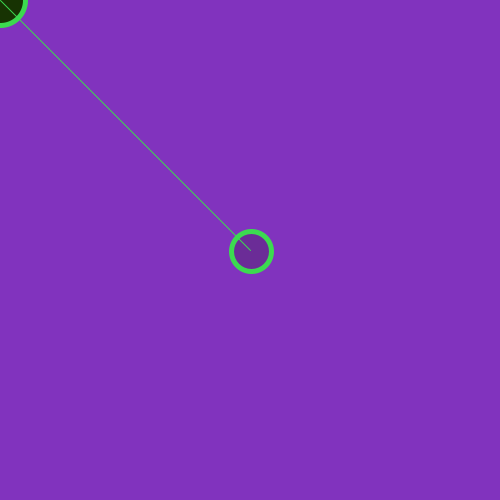
Frame 1 (no input)
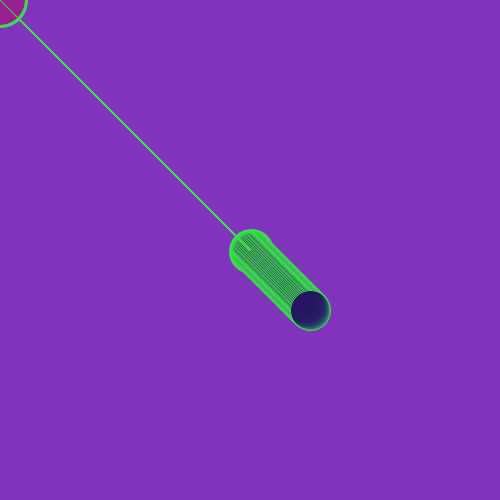
Frame 60 (the mouse pressed at the canvas centre just before this capture)
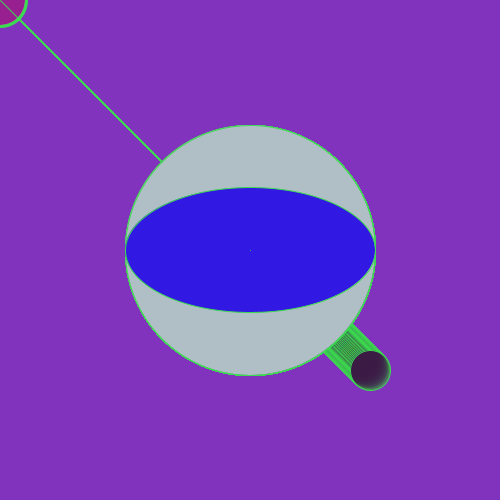
Frame 120 (the mouse held since frame 60 and released just before this capture)

The Processing sketch that drew these frames (run headless with seeded random() and noise(); from frame 60 on, the mouse is pressed at the canvas centre):

// Processing sketch: processing_62191
// ── processing_62191.pde

//Sketch drawn by Mary Dekker :)
float radius; 
float ballX; 
float ballY; 
float xSpeed; 
float ySpeed;
void setup()
{
  size(500, 500);
  background(random(200), random(200), random(200));
  smooth();
  stroke(random(255), random(255), random(255));
  strokeWeight(5);
  frameRate(20);
  radius = 20; 
  ballX = width/2; 
  ballY = height/2; 
  xSpeed = 1; 
  ySpeed = 1;
}
void draw()
{
  ellipse(width/2, height/2, mouseX, mouseY);
  fill(random(120), random(50), random(175), 75);
  if (ballY >= height-radius ) 
  { 
    ballY = height-radius; 
    ySpeed = ySpeed * (-1) ;
  }  
  if (ballY <= radius ) 
  { 
    ballY = radius; 
    ySpeed = ySpeed * (-1) ;
  } 

  if (ballX >= width-radius ) 
  { 
    ballX = width-radius; 
    xSpeed = xSpeed * (-1) ;
  } 

  if (ballX <= radius ) 
  { 
    ballX = radius; 
    xSpeed = xSpeed * (-1) ;
  } 

  ballX = ballX + xSpeed; 
  ballY = ballY + ySpeed; 
  ellipse( ballX, ballY, radius*2, radius*2 ); 
  println("x=" + ballX + " y=" + ballY);
  fill( random(255), random(255), random(255) );
  ellipse( mouseX, mouseY, 50, 50 );
  strokeWeight(1);
  fill(random(255), random(255), random(255));
  ellipse(mouseX, mouseY, mouseY, mouseY/2);
  line(mouseX, mouseY, width/2, height/2);
}

void mouseDragged()
{
  ballX = mouseX; 
  xSpeed = mouseX - pmouseX ; 


  ballY = mouseY; 
  ySpeed = mouseY - pmouseY ;
}
void mousePressed()
{
  background(random(200), random(200), random(200));
}
